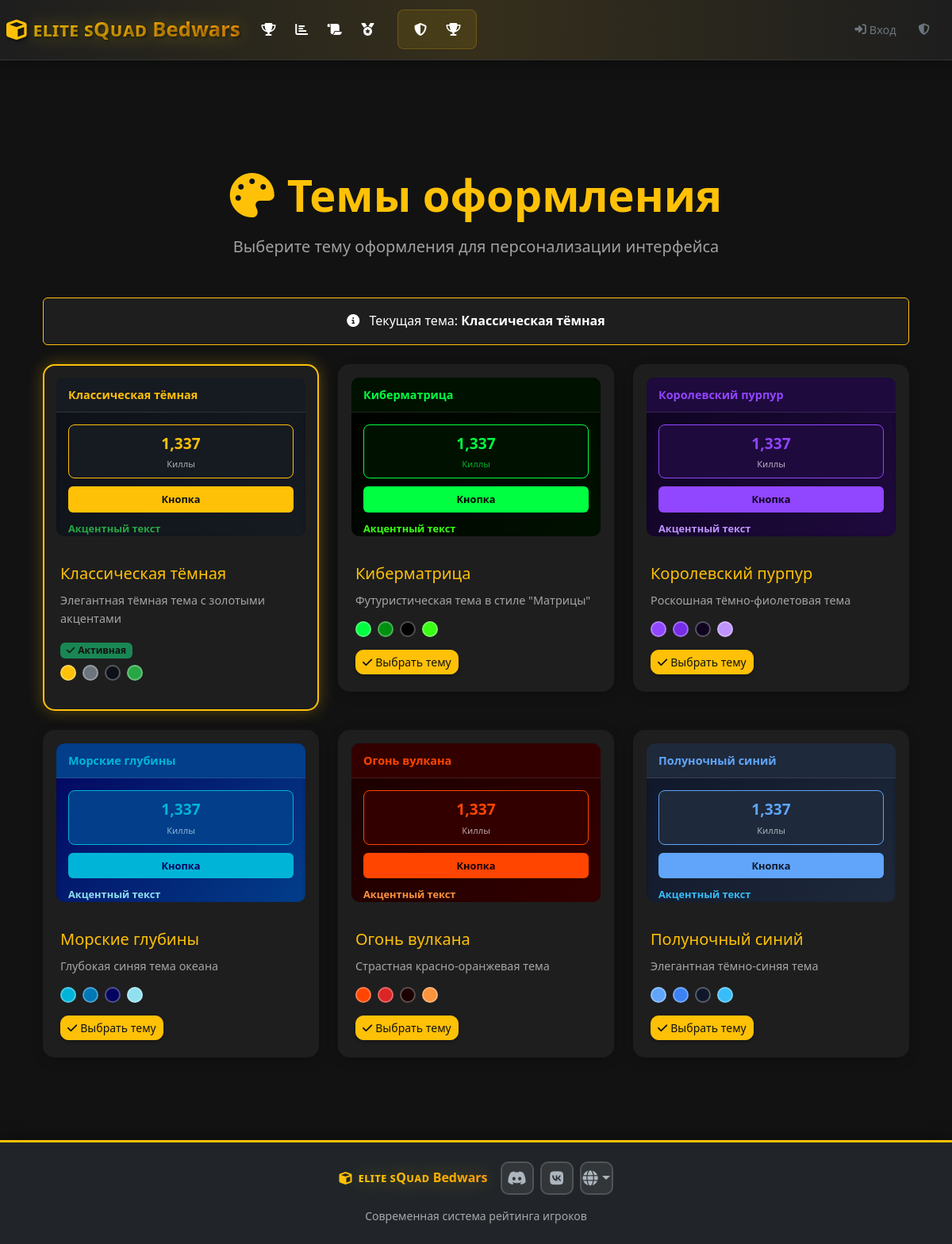
Page /themes on the committed database.
### models.py (models this page shows, shortened)
class SiteTheme(db.Model):
    id = db.Column(db.Integer, primary_key=True)
    name = db.Column(db.String(50), nullable=False, unique=True)
    display_name = db.Column(db.String(100), nullable=False)
    description = db.Column(db.Text, nullable=True)
    primary_color = db.Column(db.String(7), default='#ffc107')
    secondary_color = db.Column(db.String(7), default='#6c757d')
    background_color = db.Column(db.String(7), default='#1a1a1a')
    card_background = db.Column(db.String(7), default='#2d2d2d')
    text_color = db.Column(db.String(7), default='#ffffff')
    accent_color = db.Column(db.String(7), default='#ffaa00')
    is_active = db.Column(db.Boolean, default=True)
    is_default = db.Column(db.Boolean, default=False)
    created_at = db.Column(db.DateTime, default=datetime.utcnow)

### routes.py (the view)
@app.route('/themes')
def themes():
    if SiteTheme.query.count() == 0:
        SiteTheme.create_default_themes()
    themes = SiteTheme.query.filter_by(is_active=True).all()
    current_theme = None
    player_nickname = session.get('player_nickname')
    if player_nickname:
        player = Player.query.filter_by(nickname=player_nickname).first()
        if player and player.selected_theme:
            current_theme = player.selected_theme
    if not current_theme:
        current_theme = SiteTheme.query.filter_by(is_default=True).first()
        if not current_theme:
            current_theme = themes[0] if themes else None
    return render_template('themes.html',
                         themes=themes,
                         current_theme=current_theme)

### templates/themes.html (shortened to what this page needs)
{% extends "base.html" %}
{% block content %}
<div class="container-fluid py-4">
    <div class="themes-header text-center mb-5">
        <h1 class="display-4 fw-bold text-warning mb-3">
            <i class="fas fa-palette me-3"></i>Темы оформления
        </h1>
        <p class="lead text-muted">Выберите тему оформления для персонализации интерфейса</p>
    </div>
    {% if current_theme %}
    <div class="current-theme-info text-center mb-4">
        <div class="alert alert-info">
            <i class="fas fa-info-circle me-2"></i>
            Текущая тема: <strong>{{ current_theme.display_name }}</strong>
        </div>
    </div>
    {% endif %}
    <div class="themes-grid">
        <div class="row g-4">
            {% for theme in themes %}
            <div class="col-12 col-md-6 col-lg-4">
                <div class="theme-card {{ 'active' if current_theme and theme.id == current_theme.id else '' }}"
                     data-theme-id="{{ theme.id }}">
                    <div class="theme-preview"
                         style="background: linear-gradient(135deg, {{ theme.background_color }} 0%, {{ theme.card_background }} 100%);">
                        <div class="theme-preview-header"
                             style="background: {{ theme.card_background }}; color: {{ theme.text_color }};">
                            <div class="preview-title" style="color: {{ theme.primary_color }};">
                                {{ theme.display_name }}
                            </div>
                        </div>
                        <div class="theme-preview-content" style="color: {{ theme.text_color }};">
                            <div class="preview-stat-card"
                                 style="background: {{ theme.card_background }}; border-color: {{ theme.primary_color }};">
                                <div class="preview-stat-number" style="color: {{ theme.primary_color }};">1,337</div>
                                <div class="preview-stat-label" style="color: {{ theme.text_color }}aa;">Киллы</div>
                            </div>
                            <div class="preview-button"
                                 style="background: {{ theme.primary_color }}; color: {{ theme.background_color }};">
                                Кнопка
                            </div>
                            <div class="preview-accent" style="color: {{ theme.accent_color }};">
                                Акцентный текст
                            </div>
                        </div>
                    </div>
                    <div class="theme-info">
                        <h5 class="theme-name">{{ theme.display_name }}</h5>
                        {% if theme.description %}
                        <p class="theme-description text-muted">{{ theme.description }}</p>
                        {% endif %}
                        {% if current_theme and theme.id == current_theme.id %}
                        <div class="badge bg-success mb-2">
                            <i class="fas fa-check me-1"></i>Активная
                        </div>
                        {% endif %}
                        <div class="theme-colors d-flex gap-2 mb-3">
                            <div class="color-swatch" style="background: {{ theme.primary_color }};"
                                 title="Основной цвет"></div>
                            <div class="color-swatch" style="background: {{ theme.secondary_color }};"
                                 title="Второстепенный цвет"></div>
                            <div class="color-swatch" style="background: {{ theme.background_color }};"
                                 title="Фон"></div>
                            <div class="color-swatch" style="background: {{ theme.accent_color }};"
                                 title="Акцентный цвет"></div>
                        </div>
                        {% if not current_theme or theme.id != current_theme.id %}
                        <form method="POST" action="{{ url_for('select_theme', theme_id=theme.id) }}">
                            <button type="submit" class="btn btn-primary btn-sm">
                                <i class="fas fa-check me-1"></i>Выбрать тему
                            </button>
                        </form>
                        {% endif %}
                    </div>
                </div>
            </div>
            {% endfor %}
        </div>
    </div>
</div>
{% endblock %}

### rows in the picture
SiteTheme: display_name "Классическая тёмная", description "Элегантная тёмная тема с золотыми акцентами", shows "Активная"
SiteTheme: display_name "Киберматрица", description "Футуристическая тема в стиле \"Матрицы\""
SiteTheme: display_name "Королевский пурпур", description "Роскошная тёмно-фиолетовая тема"
SiteTheme: display_name "Морские глубины", description "Глубокая синяя тема океана"
SiteTheme: display_name "Огонь вулкана", description "Страстная красно-оранжевая тема"
SiteTheme: display_name "Полуночный синий", description "Элегантная тёмно-синяя тема"
